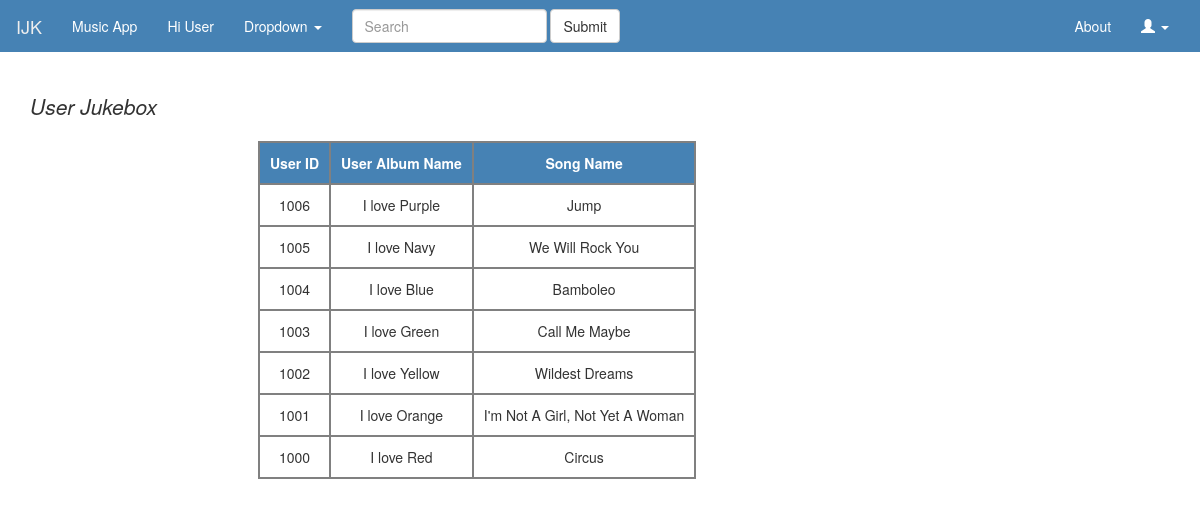
Screenshot of /jukebox.php with the database file from the repository.
### tables this page shows
CREATE TABLE IF NOT EXISTS `Jukebox` (
  `jukebox_id` int(4) NOT NULL,
  `user_id` int(4) NOT NULL
);

CREATE TABLE IF NOT EXISTS `UserAlbum` (
  `user_album_id` int(4) NOT NULL,
  `title` varchar(64) NOT NULL,
  `user_id` int(4) NOT NULL
);

CREATE TABLE IF NOT EXISTS `Song` (
  `song_id` int(10) NOT NULL,
  `title` varchar(64) NOT NULL,
  `duration` int(8) NOT NULL,
  `language` varchar(16) NOT NULL,
  `genre_id` int(10) NOT NULL,
  `lyrics_id` int(10) NOT NULL,
  `video_id` int(10) NOT NULL
);

### jukebox.php (the view, shortened to what this page needs)
<!DOCTYPE html>
<html lang="en-US">
<head>
<link href="bootstrap/css/bootstrap.min.css" rel="stylesheet">
<link href="MusicApp.css" rel="stylesheet">
</head>
<body>
	<nav class="navbar navbar-custom">
		<div class="container-fluid">
			<div class="navbar-header">
				<a class="navbar-brand" href="#">IJK</a>
			</div>
			<div class="collapse navbar-collapse"
				id="bs-example-navbar-collapse-1">
				<ul class="nav navbar-nav">
					<li class="active"><a href="#">Music App <span class="sr-only">(current)</span></a></li>
					<li><a href="#">Hi User</a></li>
					<li class="dropdown"><a href="#" class="dropdown-toggle"
						data-toggle="dropdown" role="button" aria-haspopup="true"
						aria-expanded="false">Dropdown <span class="caret"></span></a>
						</li>
				</ul>
				<form class="navbar-form navbar-left" role="search">
					<div class="form-group">
						<input type="text" class="form-control" placeholder="Search">
					</div>
					<button type="submit" class="btn btn-default">Submit</button>
				</form>
				<ul class="nav navbar-nav navbar-right">
					<li><a href="#">About</a></li>
					<li class="dropdown"><a href="#" class="dropdown-toggle"
						data-toggle="dropdown" role="button" aria-haspopup="true"
						aria-expanded="false"><span class="glyphicon glyphicon-user"
							aria-hidden="true"></span> <span class="caret"></span></a>
						</li>
				</ul>
			</div>
		</div>
	</nav>
	<div class="container">
		<h3>
			<p class="lead">
				<I>User Jukebox</I>
			</p>
		</h3>
		<p>
        <?php
								include ('include/dbConnect.php');
								$query = "SELECT Jukebox.user_id, UserAlbum.title, Song.title as stitle FROM Jukebox, JukeBoxUserAlbum , UserAlbum, UserAlbumSong, Song WHERE Jukebox.jukebox_id = JukeBoxUserAlbum.jukebox_id
								AND JukeBoxUserAlbum.user_album_id = UserAlbum.user_album_id AND UserAlbum.user_album_id = UserAlbumSong.user_album_id
								AND UserAlbumSong.song_id = Song.song_id
                    				ORDER BY 1 DESC";
								print "<table>\n";
								$data = $con->query ( $query );
								$data->setFetchMode ( PDO::FETCH_ASSOC );
								$doHeader = true;
								if ($doHeader) {
									echo "<table>";
									echo "<tr><th>User ID</th><th>User Album Name</th><th>Song Name</th></tr>";
									foreach ( $data as $row ) {
										echo "<tr>";
										echo "<td>" . $row ['user_id'] . "</td>";
										echo "<td>" . $row ['title'] . "</td>";
										echo "<td>" . $row ['stitle'] . "</td>";
										echo "</tr>\n";
									}
									echo "</table>";
								} else {
									echo "<p> Error</p>";
								}
								?>
    </p>
	</div>
</body>
</html>

### MusicApp.css (style rules this page uses)
.navbar-custom { background-color:#4682B4; color:#ffffff; border-radius:0; }
.navbar-custom .navbar-nav > li > a { color:#fff; }
.navbar-custom .navbar-nav > .active > a, .navbar-nav > .active > a:hover, .navbar-nav > .active > a:focus { color: #ffffff; background-color:transparent; }
.navbar-custom .navbar-brand { color:#eeeeee; }
table, td, th { border: 2px solid grey; text-align: center; padding: 10px; }
th { background-color: #4682B4; color: white; }
table { margin-left:20%; margin-right:auto; }

### rows the page displays
jukebox: user "1006", useralbum.title "I love Purple", song.title "Jump"
jukebox: user "1005", useralbum.title "I love Navy", song.title "We Will Rock You"
jukebox: user "1004", useralbum.title "I love Blue", song.title "Bamboleo"
jukebox: user "1003", useralbum.title "I love Green", song.title "Call Me Maybe"
jukebox: user "1002", useralbum.title "I love Yellow", song.title "Wildest Dreams"
jukebox: user "1001", useralbum.title "I love Orange", song.title "I'm Not A Girl, Not Yet A Woman"
jukebox: user "1000", useralbum.title "I love Red", song.title "Circus"
